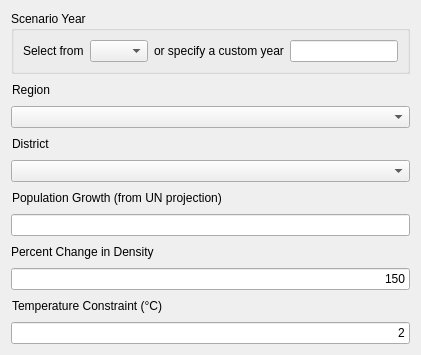
         <widget class="QWidget" name="tab">
          <attribute name="title">
           <string>Scenario Configuration</string>
          </attribute>
          <layout class="QVBoxLayout" name="verticalLayout_3">
           <item>
            <widget class="QGroupBox" name="groupBox_4">
             <property name="sizePolicy">
              <sizepolicy hsizetype="Expanding" vsizetype="Fixed">
               <horstretch>0</horstretch>
               <verstretch>0</verstretch>
              </sizepolicy>
             </property>
             <property name="title">
              <string>Scenario Year</string>
             </property>
             <layout class="QHBoxLayout" name="horizontalLayout_10">
              <item>
               <widget class="QLabel" name="label_9">
                <property name="sizePolicy">
                 <sizepolicy hsizetype="Fixed" vsizetype="Preferred">
                  <horstretch>0</horstretch>
                  <verstretch>0</verstretch>
                 </sizepolicy>
                </property>
                <property name="text">
                 <string>Select from</string>
                </property>
               </widget>
              </item>
              <item>
               <widget class="QComboBox" name="cb_year">
                <property name="toolTip">
                 <string/>
                </property>
                <property name="currentText">
                 <string/>
                </property>
                <property name="currentIndex">
                 <number>0</number>
                </property>
                <item>
                 <property name="text">
                  <string/>
                 </property>
                </item>
                <item>
                 <property name="text">
                  <string>2025</string>
                 </property>
                </item>
                <item>
                 <property name="text">
                  <string>2030</string>
                 </property>
                </item>
                <item>
                 <property name="text">
                  <string>2035</string>
                 </property>
                </item>
                <item>
                 <property name="text">
                  <string>2040</string>
                 </property>
                </item>
                <item>
                 <property name="text">
                  <string>2045</string>
                 </property>
                </item>
                <item>
                 <property name="text">
                  <string>2050</string>
                 </property>
                </item>
                <item>
                 <property name="text">
                  <string>2055</string>
                 </property>
                </item>
                <item>
                 <property name="text">
                  <string>2060</string>
                 </property>
                </item>
                <item>
                 <property name="text">
                  <string>2065</string>
                 </property>
                </item>
                <item>
                 <property name="text">
                  <string>2070</string>
                 </property>
                </item>
                <item>
                 <property name="text">
                  <string>2075</string>
                 </property>
                </item>
                <item>
                 <property name="text">
                  <string>2080</string>
                 </property>
                </item>
                <item>
                 <property name="text">
                  <string>2085</string>
                 </property>
                </item>
                <item>
                 <property name="text">
                  <string>2090</string>
                 </property>
                </item>
                <item>
                 <property name="text">
                  <string>2095</string>
                 </property>
                </item>
                <item>
                 <property name="text">
                  <string>2100</string>
                 </property>
                </item>
               </widget>
              </item>
              <item>
               <widget class="QLabel" name="label_24">
                <property name="sizePolicy">
                 <sizepolicy hsizetype="Fixed" vsizetype="Preferred">
                  <horstretch>0</horstretch>
                  <verstretch>0</verstretch>
                 </sizepolicy>
                </property>
                <property name="text">
                 <string>or specify a custom year</string>
                </property>
               </widget>
              </item>
              <item>
               <widget class="QLineEdit" name="le_year">
                <property name="sizePolicy">
                 <sizepolicy hsizetype="Preferred" vsizetype="Fixed">
                  <horstretch>0</horstretch>
                  <verstretch>0</verstretch>
                 </sizepolicy>
                </property>
               </widget>
              </item>
             </layout>
            </widget>
           </item>
           <item>
            <widget class="QLabel" name="label_25">
             <property name="sizePolicy">
              <sizepolicy hsizetype="Preferred" vsizetype="Fixed">
               <horstretch>0</horstretch>
               <verstretch>0</verstretch>
              </sizepolicy>
             </property>
             <property name="minimumSize">
              <size>
               <width>0</width>
               <height>20</height>
              </size>
             </property>
             <property name="toolTip">
              <string>&lt;html&gt;&lt;head/&gt;&lt;body&gt;&lt;p&gt;Select region for analysis, or select 'N/A' for unique study area.&lt;/p&gt;&lt;/body&gt;&lt;/html&gt;</string>
             </property>
             <property name="text">
              <string>Region</string>
             </property>
             <property name="indent">
              <number>1</number>
             </property>
            </widget>
           </item>
           <item>
            <widget class="QComboBox" name="cb_region">
             <property name="toolTip">
              <string/>
             </property>
             <property name="currentText">
              <string/>
             </property>
             <property name="currentIndex">
              <number>-1</number>
             </property>
             <property name="placeholderText">
              <string>choose one</string>
             </property>
             <item>
              <property name="text">
               <string>N/A</string>
              </property>
             </item>
             <item>
              <property name="text">
               <string>Ahafo</string>
              </property>
             </item>
             <item>
              <property name="text">
               <string>Ashanti</string>
              </property>
             </item>
             <item>
              <property name="text">
               <string>Bono</string>
              </property>
             </item>
             <item>
              <property name="text">
               <string>Bono East</string>
              </property>
             </item>
             <item>
              <property name="text">
               <string>Central</string>
              </property>
             </item>
             <item>
              <property name="text">
               <string>Eastern</string>
              </property>
             </item>
             <item>
              <property name="text">
               <string>Greater Accra</string>
              </property>
             </item>
             <item>
              <property name="text">
               <string>North East</string>
              </property>
             </item>
             <item>
              <property name="text">
               <string>Northern</string>
              </property>
             </item>
             <item>
              <property name="text">
               <string>Oti</string>
              </property>
             </item>
             <item>
              <property name="text">
               <string>Savannah</string>
              </property>
             </item>
             <item>
              <property name="text">
               <string>Upper East</string>
              </property>
             </item>
             <item>
              <property name="text">
               <string>Upper West</string>
              </property>
             </item>
             <item>
              <property name="text">
               <string>Volta</string>
              </property>
             </item>
             <item>
              <property name="text">
               <string>Western</string>
              </property>
             </item>
             <item>
              <property name="text">
               <string>Western North</string>
              </property>
             </item>
            </widget>
           </item>
           <item>
            <widget class="QLabel" name="label_22">
             <property name="sizePolicy">
              <sizepolicy hsizetype="Preferred" vsizetype="Fixed">
               <horstretch>0</horstretch>
               <verstretch>0</verstretch>
              </sizepolicy>
             </property>
             <property name="minimumSize">
              <size>
               <width>0</width>
               <height>20</height>
              </size>
             </property>
             <property name="toolTip">
              <string>&lt;html&gt;&lt;head/&gt;&lt;body&gt;&lt;p&gt;Select district, or select 'N/A' for unique study area.&lt;/p&gt;&lt;/body&gt;&lt;/html&gt;</string>
             </property>
             <property name="text">
              <string>District</string>
             </property>
             <property name="indent">
              <number>1</number>
             </property>
            </widget>
           </item>
           <item>
            <widget class="QComboBox" name="cb_district">
             <property name="toolTip">
              <string/>
             </property>
            </widget>
           </item>
           <item>
            <widget class="QLabel" name="label_6">
             <property name="sizePolicy">
              <sizepolicy hsizetype="Preferred" vsizetype="Fixed">
               <horstretch>0</horstretch>
               <verstretch>0</verstretch>
              </sizepolicy>
             </property>
             <property name="minimumSize">
              <size>
               <width>0</width>
               <height>20</height>
              </size>
             </property>
             <property name="toolTip">
              <string>&lt;html&gt;&lt;head/&gt;&lt;body&gt;&lt;p&gt;United Nations projection for population of given region in selected scenario year.&lt;/p&gt;&lt;/body&gt;&lt;/html&gt;</string>
             </property>
             <property name="text">
              <string>Population Growth (from UN projection)</string>
             </property>
             <property name="indent">
              <number>1</number>
             </property>
            </widget>
           </item>
           <item>
            <widget class="QLineEdit" name="le_proj_pop">
             <property name="minimumSize">
              <size>
               <width>0</width>
               <height>0</height>
              </size>
             </property>
             <property name="toolTip">
              <string/>
             </property>
             <property name="text">
              <string/>
             </property>
             <property name="alignment">
              <set>Qt::AlignRight|Qt::AlignTrailing|Qt::AlignVCenter</set>
             </property>
            </widget>
           </item>
           <item>
            <widget class="QLabel" name="label_23">
             <property name="sizePolicy">
              <sizepolicy hsizetype="Preferred" vsizetype="Fixed">
               <horstretch>0</horstretch>
               <verstretch>0</verstretch>
              </sizepolicy>
             </property>
             <property name="minimumSize">
              <size>
               <width>0</width>
               <height>20</height>
              </size>
             </property>
             <property name="toolTip">
              <string>&lt;html&gt;&lt;head/&gt;&lt;body&gt;&lt;p&gt;Chosen increase in gross development density for scenario modeling.&lt;/p&gt;&lt;/body&gt;&lt;/html&gt;</string>
             </property>
             <property name="text">
              <string>Percent Change in Density</string>
             </property>
            </widget>
           </item>
           <item>
            <widget class="QLineEdit" name="le_gdd_change">
             <property name="text">
              <string>150</string>
             </property>
             <property name="alignment">
              <set>Qt::AlignRight|Qt::AlignTrailing|Qt::AlignVCenter</set>
             </property>
            </widget>
           </item>
           <item>
            <widget class="QLabel" name="label_30">
             <property name="sizePolicy">
              <sizepolicy hsizetype="Preferred" vsizetype="Fixed">
               <horstretch>0</horstretch>
               <verstretch>0</verstretch>
              </sizepolicy>
             </property>
             <property name="minimumSize">
              <size>
               <width>0</width>
               <height>20</height>
              </size>
             </property>
             <property name="toolTip">
              <string>&lt;html&gt;&lt;head/&gt;&lt;body&gt;&lt;p&gt;Limit of land surface temperature increase for projection.&lt;/p&gt;&lt;/body&gt;&lt;/html&gt;</string>
             </property>
             <property name="text">
              <string>Temperature Constraint (°C)</string>
             </property>
             <property name="margin">
              <number>1</number>
             </property>
             <property name="indent">
              <number>1</number>
             </property>
            </widget>
           </item>
           <item>
            <widget class="QLineEdit" name="le_temp">
             <property name="minimumSize">
              <size>
               <width>0</width>
               <height>0</height>
              </size>
             </property>
             <property name="text">
              <string>2</string>
             </property>
             <property name="alignment">
              <set>Qt::AlignRight|Qt::AlignTrailing|Qt::AlignVCenter</set>
             </property>
            </widget>
           </item>
          </layout>
         </widget>
